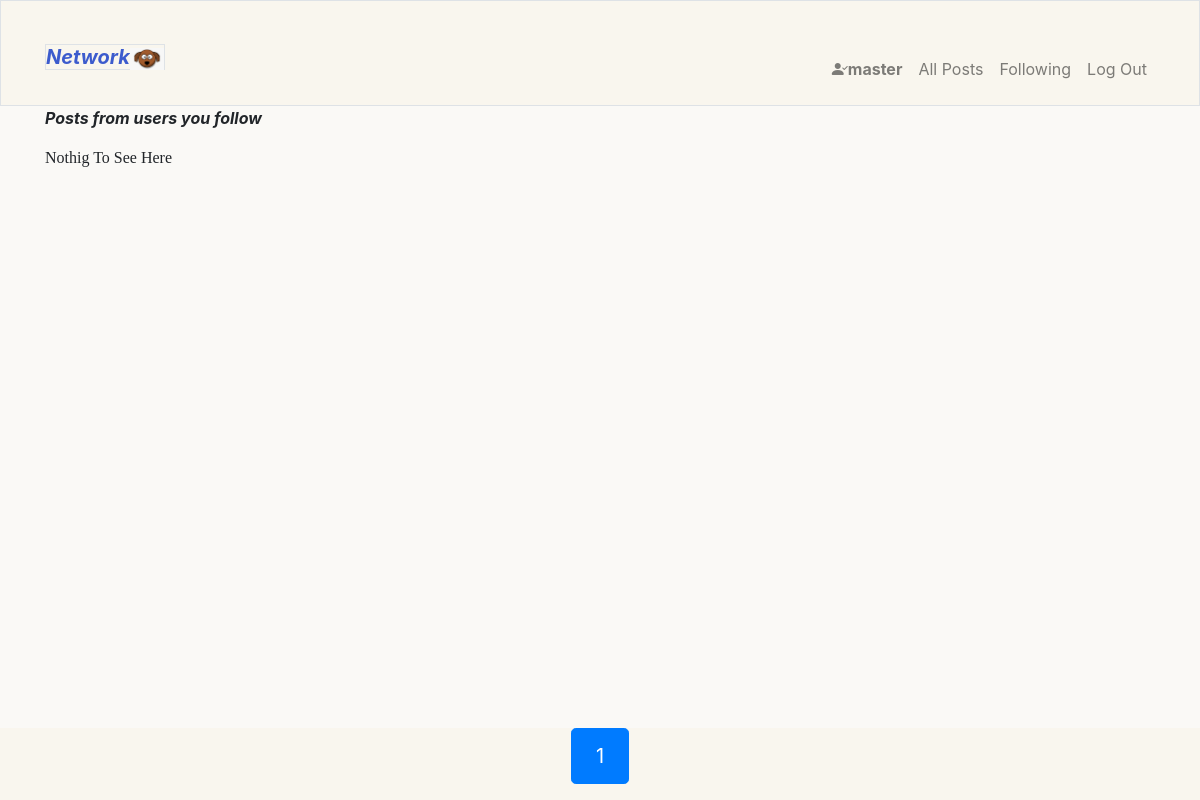
The page /following/page/1 (signed in) on the database as committed earlier.
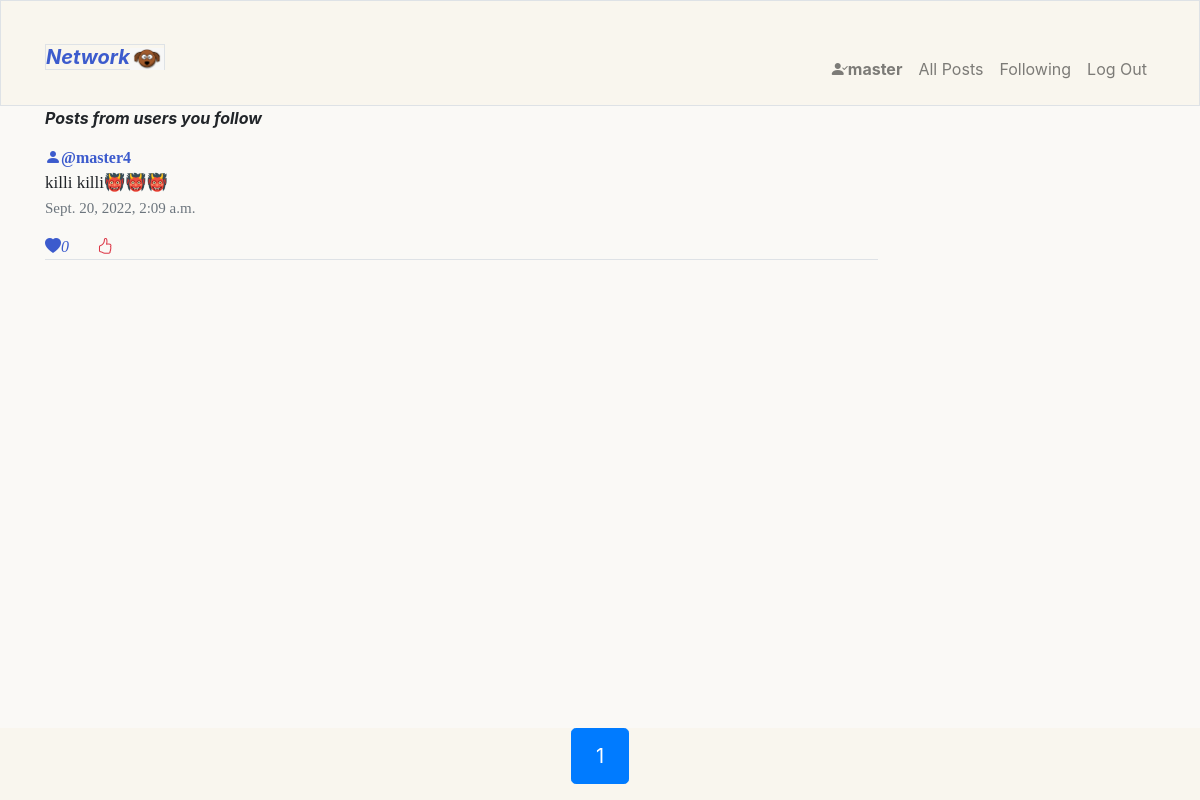
The same page on the database as committed later.
### network/models.py (models this page shows, shortened)
class Post(models.Model):
    content = models.CharField(max_length=200)
    likes = models.IntegerField(default=0)
    created = models.DateTimeField(auto_now_add=True)
    user = models.ForeignKey(User,on_delete=models.CASCADE,related_name="post_created")

class User(AbstractUser):
    followers_number = models.IntegerField(default=0)
    following_number = models.IntegerField(default=0)
    joined = models.DateField(auto_now=True)

### network/views.py (the view)
# urls.py: path("following/page/<int:page_num>",views.following,name="following"),
@login_required
def following(request,page_num):
    if not  request.user.is_authenticated:
        return render(request,"network/login.html",{
            "error":"Session expired ,Login again"
        })
    users_following = Following.objects.filter(user=request.user)
    user_likes  = Likes.objects.filter(user=request.user)
    user_liked_post = [x.liked_posts for x in user_likes]
    user_set = [user.following for user in users_following]
    following_post = Post.objects.filter(user__in= user_set).order_by("-created")
    pages = Paginator(following_post,10)
    if page_num > pages.num_pages:
            return HttpResponseRedirect(reverse("index"))
    if not  request.user.is_authenticated:
        return render(request,"network/index.html",{
            "error":"Session expired ,Login again"
        })
    try:
        current_page = pages.get_page(page_num)
        return render(request,"network/following.html",{
            "current_page":current_page,
             "liked_posts":user_liked_post
        })
    except Exception as e:
        return HttpResponseRedirect(reverse("index"))

### network/templates/network/following.html (shortened to what this page needs)
{% extends 'network/layout.html' %}
{% block body %}
    <p class=""><strong class= "display-5 font-italic fw-bolder">Posts from users you follow</strong> </p>
    <div class=" border-primary posts" >
        {% for post in current_page %}
        <div class=" mt-3  border-bottom w-75">
            <a class=" " href=" {% url 'profile' post.user.id 1%}"><i class="bi bi-person-fill  blue-color-tone"></i><strong class=" blue-color-tone">@{{ post.user.username }}</strong></a>
            <div id="post-{{post.id}}-div">
                <p class="post-content-{{post.id}} text-break post-content ">{{post.content|linebreaksbr}}</p>
                <p class="date text-muted ">{{post.created}}</p>
            </div>
            {% if post  in liked_posts%}
                <a ><i class="bi bi-heart-fill blue-color-tone" id="like-{{post.id}}">{{post.likes}}</i>    <a href="" class="mx-4 text-danger like-btn" data-id ="{{post.id}}"  data-action="false"><i class="bi bi-hand-thumbs-up-fill"></i></a>
            {% else %}
                <a ><i class="bi bi-heart-fill blue-color-tone" id="like-{{post.id}}">{{post.likes}}</i>    <a href="" class="mx-4 text-danger like-btn" data-id ="{{post.id}}"  data-action="true"><i class="bi bi-hand-thumbs-up"></i></a>
            {% endif %}
        </div>
        {%empty%}
        Nothig To See Here
        {% endfor %}
    <div class="p-5"></div>
{% endblock body %}
{% block footer %}
    <div class="">
        <nav aria-label="..." class= "fixed-bottom  d-flex justify-content-center ">
            <ul class="pagination pagination-lg">
            <li class="page-item active" aria-current="page">
                <span class="page-link">
                {{current_page.number}}
                </span>
            </li>
            </ul>
        </nav>
    </div>
{% endblock footer %}

Rows that differ between the two databases and show on the page:
added Post: user.username "master4", content "killi killi👹👹👹", created "Sept. 20, 2022, 2:09 a.m.", likes "0"
Other text that changed with them:
text no longer shown: "Nothig To See Here"
